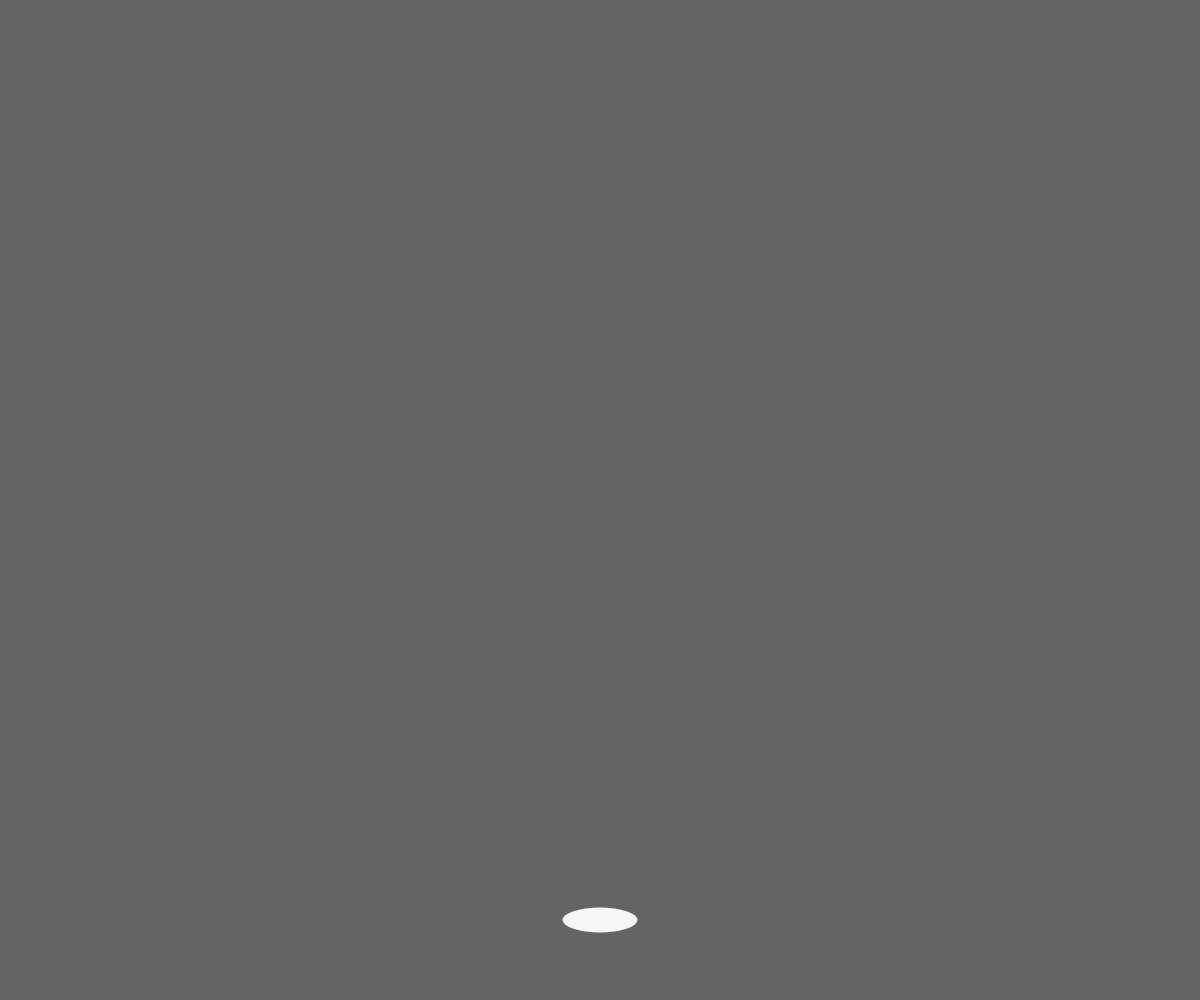
Frame 1 (no input)
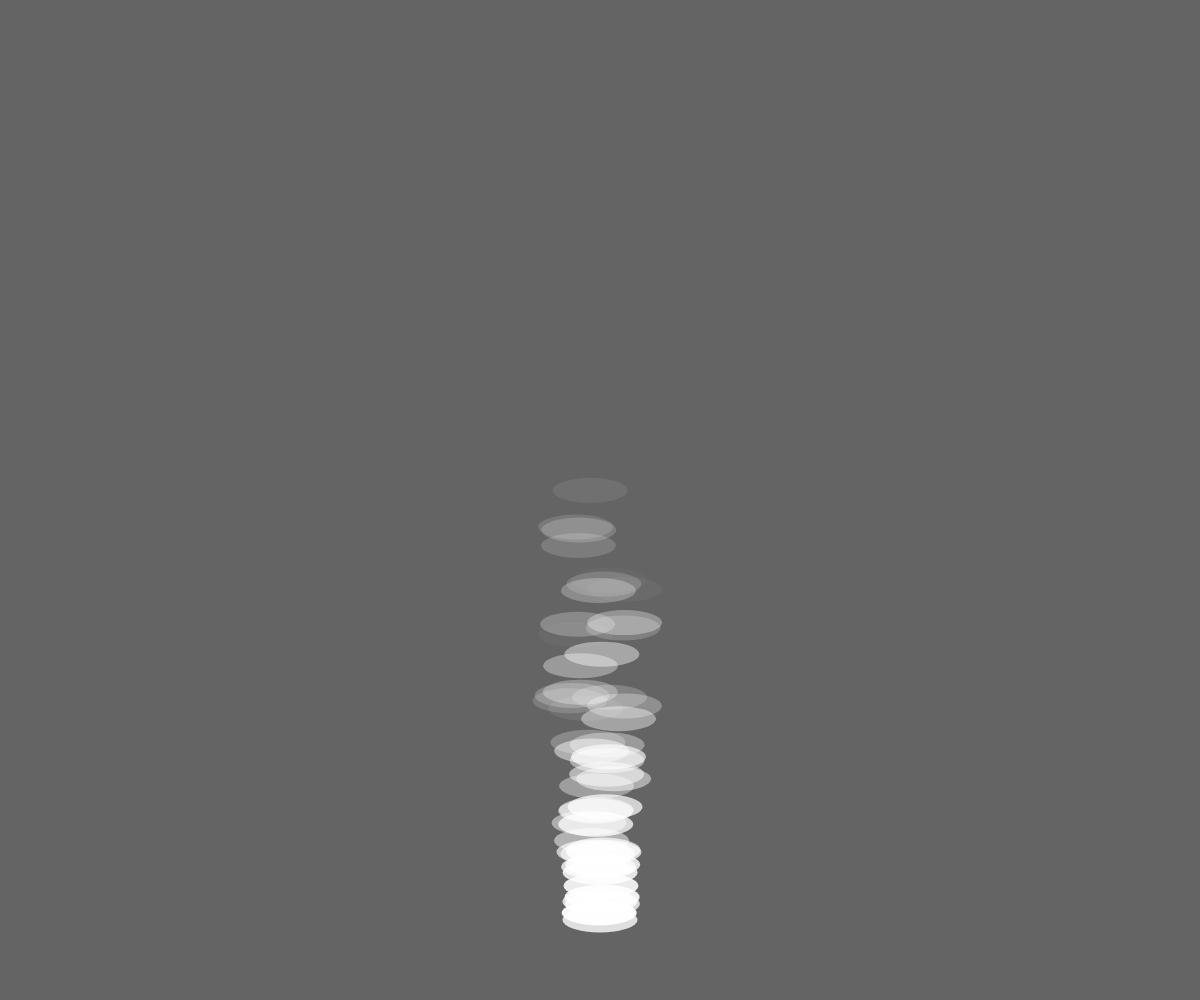
Frame 60 (no input)
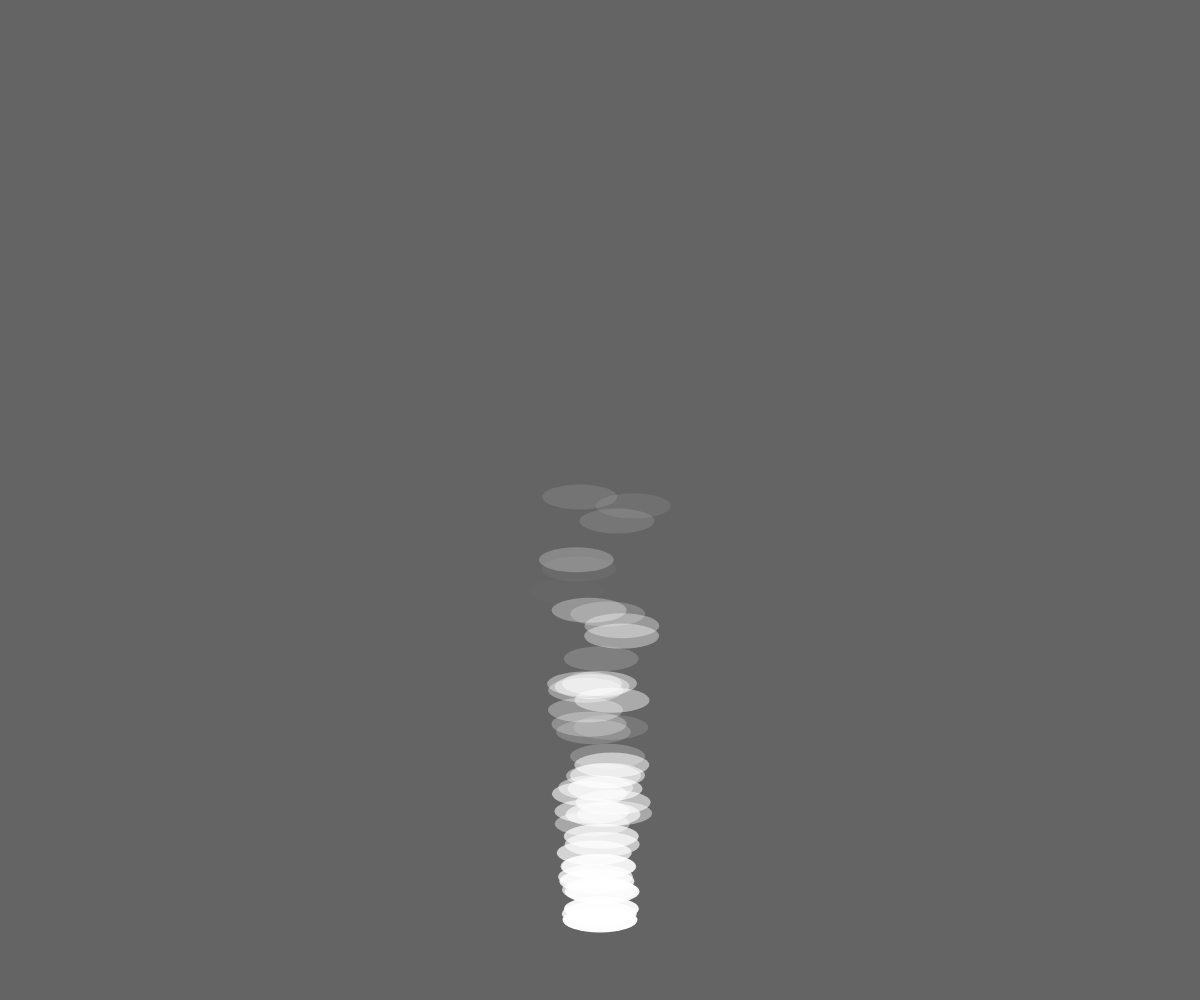
Frame 120 (the mouse pressed at the canvas centre since frame 60)

The p5.js sketch that drew these frames (run headless with seeded random() and noise() and a simulated clock; from frame 60 on, the mouse is pressed at the canvas centre):

// p5.js sketch
// ── sketch.js
let cars = [];

function setup() {
  createCanvas(windowWidth, windowHeight);

  // for (let i = 0; i < 20; i++) {
  // cars.push(new Car());
  // }
  noStroke();
}

function draw() {
  background(100);
  cars.push(new Car());
  for (let i = 0; i < cars.length; i++) {
    cars[i].display();
    cars[i].move();
    if (cars[i].a <= 0) {
      cars.splice(i, 1);
    }
    }

}




class Car {

  // constructor
  constructor() {
    this.pos = createVector(width/2, height-80) ;  // initialize your attributes here
    this.vel = createVector(random(-.8, .8), random(-10,-5)) ;
    this.r = 255;
    this.g = 255;
    this.b = 255;
    this.a = random(200, 255);
  }

  // methods

  display() {
    fill(this.r, this.g, this.b, this.a);
    ellipse(this.pos.x, this.pos.y, 75, 25);
  }

  move() {
   this.pos.add(this.vel);
   this.a = this.a - 5;
  //  if (this.pos.x > width) this.pos.x = 0;
  //  if (this.pos.x < 0) this.pos.x = width;
  //  if (this.pos.y > height) this.pos.y = 0;
  //  if (this.pos.y < 0) this.pos.y = height;
  }
  
}
